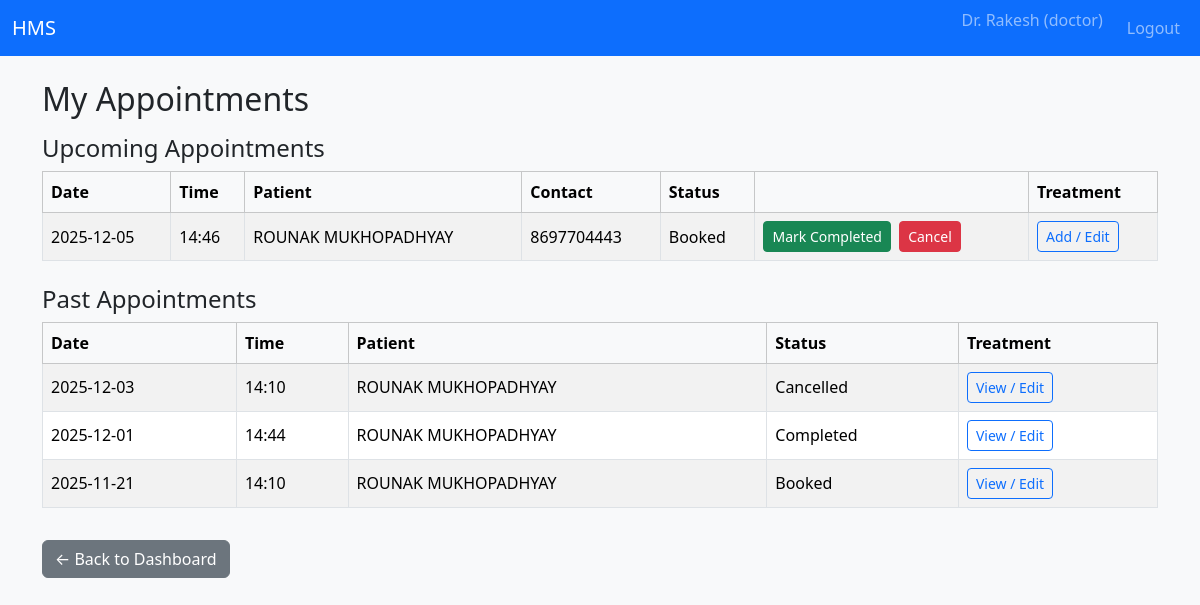
Screenshot of /doctor/appointments (signed in) with the database file from the repository.
### tables this page shows
CREATE TABLE appointments (
            id INTEGER PRIMARY KEY AUTOINCREMENT,
            patient_id INTEGER NOT NULL,
            doctor_id INTEGER NOT NULL,
            date TEXT NOT NULL, -- YYYY-MM-DD
            time TEXT NOT NULL, -- HH:MM
            status TEXT NOT NULL CHECK(status IN ('Booked', 'Completed', 'Cancelled')),
            created_at TEXT NOT NULL,
            updated_at TEXT NOT NULL,
            FOREIGN KEY(patient_id) REFERENCES patients(id),
            FOREIGN KEY(doctor_id) REFERENCES doctors(id),
            UNIQUE(doctor_id, date, time) -- prevent double booking
        );

CREATE TABLE users (
            id INTEGER PRIMARY KEY AUTOINCREMENT,
            username TEXT UNIQUE NOT NULL,
            password_hash TEXT NOT NULL,
            full_name TEXT NOT NULL,
            email TEXT,
            phone TEXT,
            role TEXT NOT NULL CHECK(role IN ('admin', 'doctor', 'patient')),
            is_active INTEGER NOT NULL DEFAULT 1,
            created_at TEXT NOT NULL
        );

### controllers/routes.py (the view)
@main_bp.route("/doctor/appointments")
@login_required
@role_required("doctor")
def doctor_appointments():
    doctor_id = get_current_doctor_id()
    if not doctor_id:
        flash("Doctor profile not found.", "danger")
        return redirect(url_for("main.doctor_dashboard"))
    conn = get_db_connection()
    cur = conn.cursor()
    cur.execute(
        """
        SELECT a.*, u.full_name AS patient_name, u.phone
        FROM appointments a
        JOIN patients p ON a.patient_id = p.id
        JOIN users u ON p.user_id = u.id
        WHERE a.doctor_id = ?
        ORDER BY a.date DESC, a.time DESC;
        """,
        (doctor_id,),
    )
    rows = cur.fetchall()
    conn.close()
    today_str = date_cls.today().isoformat()
    upcoming = []
    past = []
    for r in rows:
        if r["date"] >= today_str and r["status"] == "Booked":
            upcoming.append(r)
        else:
            past.append(r)
    return render_template("doctor_appointments.html", upcoming=upcoming, past=past)

### controllers/routes.py (called while the page is built)
def login_required(view_func):
    @wraps(view_func)
    def wrapped(*args, **kwargs):
        if "user_id" not in session:
            flash("Please log in to continue.", "warning")
            return redirect(url_for("main.login"))
        return view_func(*args, **kwargs)
    return wrapped

def role_required(role):
    def decorator(view_func):
        @wraps(view_func)
        def wrapped(*args, **kwargs):
            if "user_id" not in session or session.get("role") != role:
                flash("Unauthorized access.", "danger")
                return redirect(url_for("main.login"))
            return view_func(*args, **kwargs)
        return wrapped
    return decorator

def get_current_doctor_id():
    if "user_id" not in session:
        return None
    conn = get_db_connection()
    cur = conn.cursor()
    cur.execute(
        "SELECT d.id FROM doctors d JOIN users u ON d.user_id = u.id WHERE u.id = ?;",
        (session["user_id"],),
    )
    row = cur.fetchone()
    conn.close()
    return row["id"] if row else None

### models/models.py (called while the page is built)
def get_db_connection():
    conn = sqlite3.connect(DB_PATH)
    conn.row_factory = sqlite3.Row
    return conn

### templates/doctor_appointments.html (shortened to what this page needs)
{% extends "base.html" %}
{% block content %}
<h2>My Appointments</h2>
<h4 class="mt-3">Upcoming Appointments</h4>
<table class="table table-striped table-bordered align-middle">
    <thead class="table-light">
        <tr>
            <th>Date</th>
            <th>Time</th>
            <th>Patient</th>
            <th>Contact</th>
            <th>Status</th>
            <th></th>
            <th>Treatment</th>
        </tr>
    </thead>
    <tbody>
    {% if upcoming %}
        {% for a in upcoming %}
        <tr>
            <td>{{ a['date'] }}</td>
            <td>{{ a['time'] }}</td>
            <td>{{ a['patient_name'] }}</td>
            <td>{{ a['phone'] or '-' }}</td>
            <td>{{ a['status'] }}</td>
            <td>
                {% if a['status'] == 'Booked' %}
                <a
                    href="{{ url_for('main.doctor_update_appointment_status', appointment_id=a['id'], new_status='Completed') }}"
                    class="btn btn-sm btn-success me-1"
                >
                    Mark Completed
                </a>
                <a
                    href="{{ url_for('main.doctor_update_appointment_status', appointment_id=a['id'], new_status='Cancelled') }}"
                    class="btn btn-sm btn-danger"
                >
                    Cancel
                </a>
                {% endif %}
            </td>
            <td>
                <a
                    href="{{ url_for('main.doctor_treatment', appointment_id=a['id']) }}"
                    class="btn btn-sm btn-outline-primary"
                >
                    Add / Edit
                </a>
            </td>
        </tr>
        {% endfor %}
    {% else %}
        <tr>
            <td colspan="7" class="text-center">No upcoming appointments.</td>
        </tr>
    {% endif %}
    </tbody>
</table>
<h4 class="mt-4">Past Appointments</h4>
<table class="table table-striped table-bordered align-middle">
    <thead class="table-light">
        <tr>
            <th>Date</th>
            <th>Time</th>
            <th>Patient</th>
            <th>Status</th>
            <th>Treatment</th>
        </tr>
    </thead>
    <tbody>
    {% if past %}
        {% for a in past %}
        <tr>
            <td>{{ a['date'] }}</td>
            <td>{{ a['time'] }}</td>
            <td>{{ a['patient_name'] }}</td>
            <td>{{ a['status'] }}</td>
            <td>
                <a
                    href="{{ url_for('main.doctor_treatment', appointment_id=a['id']) }}"
                    class="btn btn-sm btn-outline-primary"
                >
                    View / Edit
                </a>
            </td>
        </tr>
        {% endfor %}
    {% else %}
        <tr>
            <td colspan="5" class="text-center">No past appointments yet.</td>
        </tr>
    {% endif %}
    </tbody>
</table>
<a href="{{ url_for('main.doctor_dashboard') }}" class="btn btn-secondary mt-3">
    ← Back to Dashboard
</a>
{% endblock %}

### rows the page displays
appointments: date "2025-12-05", time "14:46", patient_name "ROUNAK MUKHOPADHYAY", phone "8697704443", status "Booked"
appointments: date "2025-12-03", time "14:10", patient_name "ROUNAK MUKHOPADHYAY", status "Cancelled"
appointments: date "2025-12-01", time "14:44", patient_name "ROUNAK MUKHOPADHYAY", status "Completed"
appointments: date "2025-11-21", time "14:10", patient_name "ROUNAK MUKHOPADHYAY", status "Booked"

### other values shown
{{ session.get('full_name', '') }} "Dr. Rakesh"
{{ session.get('role', '') }} "doctor"
